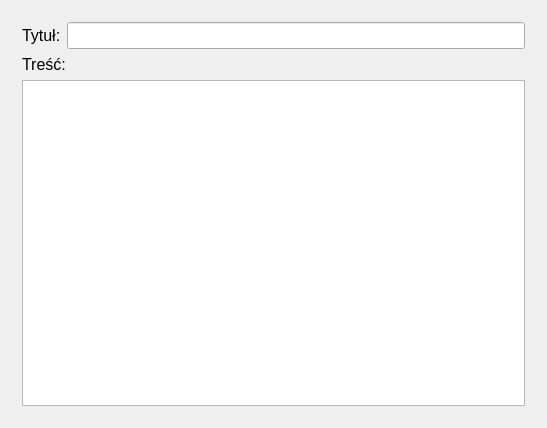
<?xml version="1.0" encoding="UTF-8"?>
<ui version="4.0">
 <class>GenerujRaport</class>
 <widget class="QWidget" name="GenerujRaport">
  <property name="geometry">
   <rect>
    <x>0</x>
    <y>0</y>
    <width>547</width>
    <height>428</height>
   </rect>
  </property>
  <property name="windowTitle">
   <string>GenerujRaport</string>
  </property>
  <layout class="QGridLayout" name="gridLayout">
   <item row="0" column="0">
    <widget class="QStackedWidget" name="stackedWidget">
     <property name="currentIndex">
      <number>1</number>
     </property>
     <widget class="QWidget" name="wybor_opcji">
      <layout class="QGridLayout" name="gridLayout_2">
       <item row="0" column="0">
        <layout class="QVBoxLayout" name="verticalLayout">
         <item>
          <widget class="QLabel" name="label">
           <property name="font">
            <font>
             <pointsize>16</pointsize>
            </font>
           </property>
           <property name="text">
            <string>TextLabel</string>
           </property>
          </widget>
         </item>
         <item>
          <widget class="QCheckBox" name="checkBox">
           <property name="font">
            <font>
             <pointsize>12</pointsize>
            </font>
           </property>
           <property name="text">
            <string>Kosztorys</string>
           </property>
          </widget>
         </item>
         <item>
          <widget class="QCheckBox" name="checkBox_2">
           <property name="font">
            <font>
             <pointsize>12</pointsize>
            </font>
           </property>
           <property name="text">
            <string>Czas pracy</string>
           </property>
          </widget>
         </item>
         <item>
          <widget class="QCheckBox" name="checkBox_3">
           <property name="font">
            <font>
             <pointsize>12</pointsize>
            </font>
           </property>
           <property name="text">
            <string>Artefakty</string>
           </property>
          </widget>
         </item>
         <item>
          <widget class="QCheckBox" name="checkBox_4">
           <property name="font">
            <font>
             <pointsize>12</pointsize>
            </font>
           </property>
           <property name="text">
            <string>CheckBox</string>
           </property>
          </widget>
         </item>
         <item>
          <widget class="QPushButton" name="pushButton">
           <property name="font">
            <font>
             <pointsize>12</pointsize>
            </font>
           </property>
           <property name="text">
            <string>Kontynuuj</string>
           </property>
          </widget>
         </item>
        </layout>
       </item>
      </layout>
     </widget>
     <widget class="QWidget" name="wysylanie_raportu">
      <layout class="QGridLayout" name="gridLayout_3">
       <item row="0" column="0">
        <layout class="QVBoxLayout" name="verticalLayout_3">
         <item>
          <layout class="QHBoxLayout" name="horizontalLayout">
           <item>
            <widget class="QLabel" name="label_2">
             <property name="font">
              <font>
               <pointsize>12</pointsize>
              </font>
             </property>
             <property name="text">
              <string>Tytuł:</string>
             </property>
            </widget>
           </item>
           <item>
            <widget class="QLineEdit" name="lineEdit">
             <property name="font">
              <font>
               <pointsize>12</pointsize>
              </font>
             </property>
            </widget>
           </item>
          </layout>
         </item>
         <item>
          <layout class="QVBoxLayout" name="verticalLayout_2">
           <item>
            <widget class="QLabel" name="label_3">
             <property name="font">
              <font>
               <pointsize>12</pointsize>
              </font>
             </property>
             <property name="text">
              <string>Treść:</string>
             </property>
            </widget>
           </item>
           <item>
            <widget class="QTextEdit" name="textEdit"/>
           </item>
          </layout>
         </item>
        </layout>
       </item>
      </layout>
     </widget>
    </widget>
   </item>
  </layout>
 </widget>
 <layoutdefault spacing="6" margin="11"/>
 <resources/>
 <connections/>
</ui>
